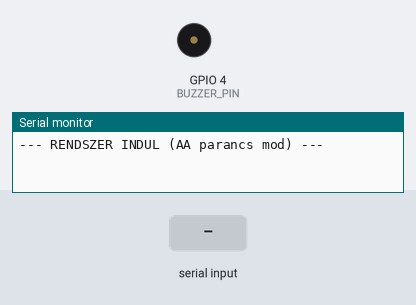
Simulated run of this sketch. Board: ESP32. Shown: buzzer (waves = sounding, pin HIGH), the last lines printed to the serial monitor. Inputs (shaded band) come from the test bench.

Above: at 2.2 s.
2.3 s: "1" received over the second serial link
At 2.61 s:
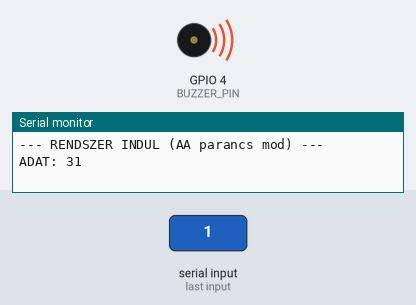
Timing chart, 0 to 5.3 s (numbered marks = the images above; inputs shaded):
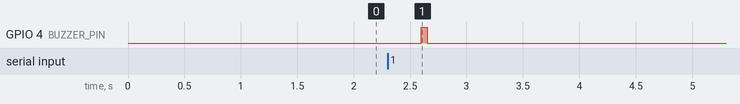

Measured:
- after the input at 2.3 s, GPIO 4 (BUZZER_PIN): LOW → HIGH after 0.30 s, → LOW 0.05 s later

The sketch:

futas_meroesp32.ino
```cpp
#include <Arduino.h>

// BEKÖTÉS (Ellenőrizd le!):
// ESP32 P16 láb (RX2) ---> UHF Modul TXD
// ESP32 P17 láb (TX2) ---> UHF Modul RXD
#define RXD2 16
#define TXD2 17
#define BUZZER_PIN 4

// A gyári programból kiolvasott parancs (M100 firmware):
// AA 00 22 00 00 22 DD
byte cmdRead[] = {0xAA, 0x00, 0x22, 0x00, 0x00, 0x22, 0xDD};

void setup() {
  // 1. Csipogó beállítása (legyen csendben induláskor)
  pinMode(BUZZER_PIN, OUTPUT);
  digitalWrite(BUZZER_PIN, LOW);

  // 2. Soros portok indítása
  Serial.begin(115200); // USB a számítógép felé
  Serial2.begin(115200, SERIAL_8N1, RXD2, TXD2); // Kapcsolat az RFID modullal

  Serial.println("--- RENDSZER INDUL (AA parancs mod) ---");
  delay(1000);
}

void loop() {
  // 1. Parancs küldése a modulnak: "Olvass!"
  // Pontosan azt küldjük, ami a fotón a 'Send' mezőben volt
  Serial2.write(cmdRead, sizeof(cmdRead));

  // 2. Várunk kicsit a válaszra
  delay(100);

  // 3. Megnézzük, jött-e válasz
  if (Serial2.available()) {
    bool kartyaVolt = false;

    Serial.print("ADAT: ");
    while (Serial2.available()) {
      int adat = Serial2.read();

      // Szépen írjuk ki (HEX formátumban)
      if (adat < 0x10) Serial.print("0");
      Serial.print(adat, HEX);
      Serial.print(" ");

      kartyaVolt = true;
    }
    Serial.println(); // Új sor

    // Ha jött adat, csippantunk egy rövidet
    if (kartyaVolt) {
      digitalWrite(BUZZER_PIN, HIGH);
      delay(50);
      digitalWrite(BUZZER_PIN, LOW);
    }
  }

  // 4. Nem zaklatjuk túl gyakran, másodpercenként kb. 2-3x olvasunk
  delay(400);
}
```
